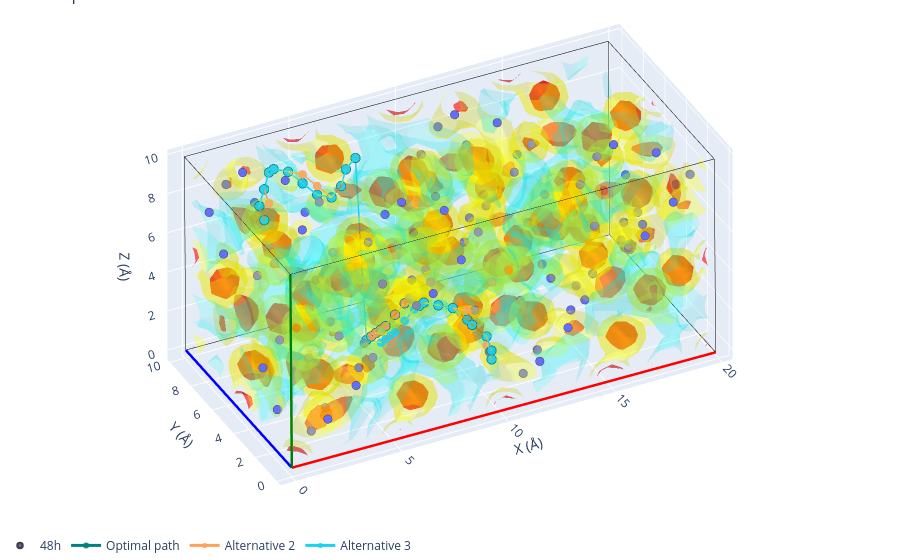
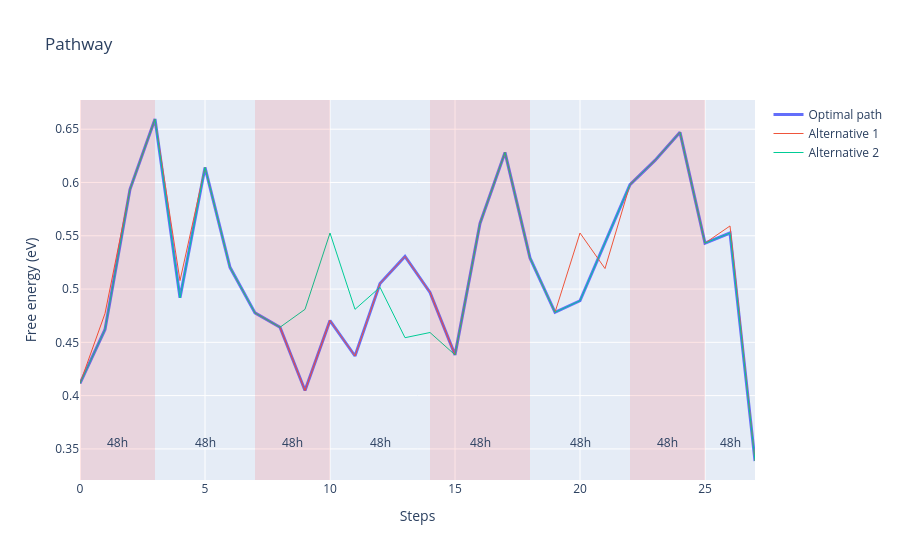

Notebook code for these charts, in order:
### Markdown cell above
Plot the paths.

### Code cell
fig1 = volume.plot_3d(paths=(best_path, *other_paths), structure=sites)
fig1.show()

fig2 = best_path.plot_energy_along_path(structure=sites, other_paths=other_paths)
fig2.show()

### Figure 1 — Plotly figure (JSON) as saved in the notebook; plotly's stock layout.template omitted (floating-point values rounded to 4 significant figures; data arrays with more than 128 entries replaced by an {"elided": "..."} marker saying what was removed)
{"data": [{"line": {"color": "red", "width": 5}, "mode": "lines", "showlegend": false, "type": "scatter3d", "x": [0.0, 19.87], "y": [0.0, 0.006208], "z": [0.0, -0.1473]}, {"line": {"color": "blue", "width": 5}, "mode": "lines", "showlegend": false, "type": "scatter3d", "x": [0.0, 0.005318], "y": [0.0, 9.919], "z": [0.0, -0.02126]}, {"line": {"color": "green", "width": 5}, "mode": "lines", "showlegend": false, "type": "scatter3d", "x": [0.0, -0.07517], "y": [0.0, -0.01577], "z": [0.0, 9.916]}, {"line": {"color": "black", "width": 1}, "mode": "lines", "showlegend": false, "type": "scatter3d", "x": [19.87, 19.88], "y": [0.006208, 9.926], "z": [-0.1473, -0.1686]}, {"line": {"color": "black", "width": 1}, "mode": "lines", "showlegend": false, "type": "scatter3d", "x": [19.87, 19.8], "y": [0.006208, -0.009559], "z": [-0.1473, 9.769]}, {"line": {"color": "black", "width": 1}, "mode": "lines", "showlegend": false, "type": "scatter3d", "x": [0.005318, 19.88], "y": [9.919, 9.926], "z": [-0.02126, -0.1686]}, {"line": {"color": "black", "width": 1}, "mode": "lines", "showlegend": false, "type": "scatter3d", "x": [0.005318, -0.06986], "y": [9.919, 9.904], "z": [-0.02126, 9.895]}, {"line": {"color": "black", "width": 1}, "mode": "lines", "showlegend": false, "type": "scatter3d", "x": [-0.07517, 19.8], "y": [-0.01577, -0.009559], "z": [9.916, 9.769]}, {"line": {"color": "black", "width": 1}, "mode": "lines", "showlegend": false, "type": "scatter3d", "x": [-0.07517, -0.06986], "y": [-0.01577, 9.904], "z": [9.916, 9.895]}, {"line": {"color": "black", "width": 1}, "mode": "lines", "showlegend": false, "type": "scatter3d", "x": [19.8, -0.06986], "y": [9.91, 9.904], "z": [9.748, 9.895]}, {"line": {"color": "black", "width": 1}, "mode": "lines", "showlegend": false, "type": "scatter3d", "x": [19.8, 19.8], "y": [9.91, -0.009559], "z": [9.748, 9.769]}, {"line": {"color": "black", "width": 1}, "mode": "lines", "showlegend": false, "type": "scatter3d", "x": [19.8, 19.88], "y": [9.91, 9.926], "z": [9.748, -0.1686]}, {"color": "red", "i": {"elided": "4667 int values"}, "j": {"elided": "4667 int values"}, "k": {"elided": "4667 int values"}, "name": "isoval=np.float64(87.0)", "opacity": 0.6, "showlegend": false, "type": "mesh3d", "x": {"elided": "2731 float values"}, "y": {"elided": "2731 float values"}, "z": {"elided": "2731 float values"}}, {"color": "yellow", "i": {"elided": "15713 int values"}, "j": {"elided": "15713 int values"}, "k": {"elided": "15713 int values"}, "name": "isoval=np.float64(34.800000000000004)", "opacity": 0.3, "showlegend": false, "type": "mesh3d", "x": {"elided": "8644 float values"}, "y": {"elided": "8644 float values"}, "z": {"elided": "8644 float values"}}, {"color": "cyan", "i": {"elided": "11406 int values"}, "j": {"elided": "11406 int values"}, "k": {"elided": "11406 int values"}, "name": "isoval=np.float64(2.436)", "opacity": 0.15, "showlegend": false, "type": "mesh3d", "x": {"elided": "6306 float values"}, "y": {"elided": "6306 float values"}, "z": {"elided": "6306 float values"}}, {"line": {"color": "red", "width": 5}, "mode": "lines", "showlegend": false, "type": "scatter3d", "x": [0.0, 19.87], "y": [0.0, 0.006208], "z": [0.0, -0.1473]}, {"line": {"color": "blue", "width": 5}, "mode": "lines", "showlegend": false, "type": "scatter3d", "x": [0.0, 0.005318], "y": [0.0, 9.919], "z": [0.0, -0.02126]}, {"line": {"color": "green", "width": 5}, "mode": "lines", "showlegend": false, "type": "scatter3d", "x": [0.0, -0.07517], "y": [0.0, -0.01577], "z": [0.0, 9.916]}, {"line": {"color": "black", "width": 1}, "mode": "lines", "showlegend": false, "type": "scatter3d", "x": [19.87, 19.88], "y": [0.006208, 9.926], "z": [-0.1473, -0.1686]}, {"line": {"color": "black", "width": 1}, "mode": "lines", "showlegend": false, "type": "scatter3d", "x": [19.87, 19.8], "y": [0.006208, -0.009559], "z": [-0.1473, 9.769]}, {"line": {"color": "black", "width": 1}, "mode": "lines", "showlegend": false, "type": "scatter3d", "x": [0.005318, 19.88], "y": [9.919, 9.926], "z": [-0.02126, -0.1686]}, {"line": {"color": "black", "width": 1}, "mode": "lines", "showlegend": false, "type": "scatter3d", "x": [0.005318, -0.06986], "y": [9.919, 9.904], "z": [-0.02126, 9.895]}, {"line": {"color": "black", "width": 1}, "mode": "lines", "showlegend": false, "type": "scatter3d", "x": [-0.07517, 19.8], "y": [-0.01577, -0.009559], "z": [9.916, 9.769]}, {"line": {"color": "black", "width": 1}, "mode": "lines", "showlegend": false, "type": "scatter3d", "x": [-0.07517, -0.06986], "y": [-0.01577, 9.904], "z": [9.916, 9.895]}, {"line": {"color": "black", "width": 1}, "mode": "lines", "showlegend": false, "type": "scatter3d", "x": [19.8, -0.06986], "y": [9.91, 9.904], "z": [9.748, 9.895]}, {"line": {"color": "black", "width": 1}, "mode": "lines", "showlegend": false, "type": "scatter3d", "x": [19.8, 19.8], "y": [9.91, -0.009559], "z": [9.748, 9.769]}, {"line": {"color": "black", "width": 1}, "mode": "lines", "showlegend": false, "type": "scatter3d", "x": [19.8, 19.88], "y": [9.91, 9.926], "z": [9.748, -0.1686]}, {"legendgroup": "48h", "marker": {"color": "#636EFA", "line": {"width": 2.5}, "size": 5}, "mode": "markers", "name": "48h", "showlegend": true, "type": "scatter3d", "x": [1.818], "y": [1.815], "z": [0.2206]}, {"legendgroup": "48h", "marker": {"color": "#636EFA", "line": {"width": 2.5}, "size": 5}, "mode": "markers", "name": "48h", "showlegend": false, "type": "scatter3d", "x": [11.75], "y": [1.819], "z": [0.147]}, {"legendgroup": "48h", "marker": {"color": "#636EFA", "line": {"width": 2.5}, "size": 5}, "mode": "markers", "name": "48h", "showlegend": false, "type": "scatter3d", "x": [1.783], "y": [6.767], "z": [5.168]}, {"legendgroup": "48h", "marker": {"color": "#636EFA", "line": {"width": 2.5}, "size": 5}, "mode": "markers", "name": "48h", "showlegend": false, "type": "scatter3d", "x": [11.72], "y": [6.77], "z": [5.094]}, {"legendgroup": "48h", "marker": {"color": "#636EFA", "line": {"width": 2.5}, "size": 5}, "mode": "markers", "name": "48h", "showlegend": false, "type": "scatter3d", "x": [6.748], "y": [1.809], "z": [5.142]}, {"legendgroup": "48h", "marker": {"color": "#636EFA", "line": {"width": 2.5}, "size": 5}, "mode": "markers", "name": "48h", "showlegend": false, "type": "scatter3d", "x": [16.68], "y": [1.812], "z": [5.068]}, {"legendgroup": "48h", "marker": {"color": "#636EFA", "line": {"width": 2.5}, "size": 5}, "mode": "markers", "name": "48h", "showlegend": false, "type": "scatter3d", "x": [6.789], "y": [6.777], "z": [0.1732]}, {"legendgroup": "48h", "marker": {"color": "#636EFA", "line": {"width": 2.5}, "size": 5}, "mode": "markers", "name": "48h", "showlegend": false, "type": "scatter3d", "x": [16.73], "y": [6.78], "z": [0.09949]}, {"legendgroup": "48h", "marker": {"color": "#636EFA", "line": {"width": 2.5}, "size": 5}, "mode": "markers", "name": "48h", "showlegend": false, "type": "scatter3d", "x": [9.638], "y": [1.805], "z": [8.026]}, {"legendgroup": "48h", "marker": {"color": "#636EFA", "line": {"width": 2.5}, "size": 5}, "mode": "markers", "name": "48h", "showlegend": false, "type": "scatter3d", "x": [19.57], "y": [1.809], "z": [7.952]}, {"legendgroup": "48h", "marker": {"color": "#636EFA", "line": {"width": 2.5}, "size": 5}, "mode": "markers", "name": "48h", "showlegend": false, "type": "scatter3d", "x": [9.678], "y": [6.773], "z": [3.057]}, {"legendgroup": "48h", "marker": {"color": "#636EFA", "line": {"width": 2.5}, "size": 5}, "mode": "markers", "name": "48h", "showlegend": false, "type": "scatter3d", "x": [19.61], "y": [6.776], "z": [2.983]}, {"legendgroup": "48h", "marker": {"color": "#636EFA", "line": {"width": 2.5}, "size": 5}, "mode": "markers", "name": "48h", "showlegend": false, "type": "scatter3d", "x": [4.707], "y": [1.812], "z": [3.104]}, {"legendgroup": "48h", "marker": {"color": "#636EFA", "line": {"width": 2.5}, "size": 5}, "mode": "markers", "name": "48h", "showlegend": false, "type": "scatter3d", "x": [14.64], "y": [1.815], "z": [3.031]}, {"legendgroup": "48h", "marker": {"color": "#636EFA", "line": {"width": 2.5}, "size": 5}, "mode": "markers", "name": "48h", "showlegend": false, "type": "scatter3d", "x": [4.672], "y": [6.764], "z": [8.052]}, {"legendgroup": "48h", "marker": {"color": "#636EFA", "line": {"width": 2.5}, "size": 5}, "mode": "markers", "name": "48h", "showlegend": false, "type": "scatter3d", "x": [14.61], "y": [6.767], "z": [7.978]}, {"legendgroup": "48h", "marker": {"color": "#636EFA", "line": {"width": 2.5}, "size": 5}, "mode": "markers", "name": "48h", "showlegend": false, "type": "scatter3d", "x": [8.057], "y": [0.2277], "z": [8.041]}, {"legendgroup": "48h", "marker": {"color": "#636EFA", "line": {"width": 2.5}, "size": 5}, "mode": "markers", "name": "48h", "showlegend": false, "type": "scatter3d", "x": [17.99], "y": [0.2308], "z": [7.967]}, {"legendgroup": "48h", "marker": {"color": "#636EFA", "line": {"width": 2.5}, "size": 5}, "mode": "markers", "name": "48h", "showlegend": false, "type": "scatter3d", "x": [8.097], "y": [5.195], "z": [3.072]}, {"legendgroup": "48h", "marker": {"color": "#636EFA", "line": {"width": 2.5}, "size": 5}, "mode": "markers", "name": "48h", "showlegend": false, "type": "scatter3d", "x": [18.03], "y": [5.198], "z": [2.998]}, {"legendgroup": "48h", "marker": {"color": "#636EFA", "line": {"width": 2.5}, "size": 5}, "mode": "markers", "name": "48h", "showlegend": false, "type": "scatter3d", "x": [3.126], "y": [0.2341], "z": [3.12]}, {"legendgroup": "48h", "marker": {"color": "#636EFA", "line": {"width": 2.5}, "size": 5}, "mode": "markers", "name": "48h", "showlegend": false, "type": "scatter3d", "x": [13.06], "y": [0.2372], "z": [3.046]}, {"legendgroup": "48h", "marker": {"color": "#636EFA", "line": {"width": 2.5}, "size": 5}, "mode": "markers", "name": "48h", "showlegend": false, "type": "scatter3d", "x": [3.091], "y": [5.186], "z": [8.067]}, {"legendgroup": "48h", "marker": {"color": "#636EFA", "line": {"width": 2.5}, "size": 5}, "mode": "markers", "name": "48h", "showlegend": false, "type": "scatter3d", "x": [13.03], "y": [5.189], "z": [7.993]}, {"legendgroup": "48h", "marker": {"color": "#636EFA", "line": {"width": 2.5}, "size": 5}, "mode": "markers", "name": "48h", "showlegend": false, "type": "scatter3d", "x": [8.046], "y": [1.802], "z": [9.614]}, {"legendgroup": "48h", "marker": {"color": "#636EFA", "line": {"width": 2.5}, "size": 5}, "mode": "markers", "name": "48h", "showlegend": false, "type": "scatter3d", "x": [17.98], "y": [1.806], "z": [9.54]}, {"legendgroup": "48h", "marker": {"color": "#636EFA", "line": {"width": 2.5}, "size": 5}, "mode": "markers", "name": "48h", "showlegend": false, "type": "scatter3d", "x": [8.086], "y": [6.77], "z": [4.645]}, {"legendgroup": "48h", "marker": {"color": "#636EFA", "line": {"width": 2.5}, "size": 5}, "mode": "markers", "name": "48h", "showlegend": false, "type": "scatter3d", "x": [18.02], "y": [6.773], "z": [4.572]}, {"legendgroup": "48h", "marker": {"color": "#636EFA", "line": {"width": 2.5}, "size": 5}, "mode": "markers", "name": "48h", "showlegend": false, "type": "scatter3d", "x": [3.115], "y": [1.809], "z": [4.693]}, {"legendgroup": "48h", "marker": {"color": "#636EFA", "line": {"width": 2.5}, "size": 5}, "mode": "markers", "name": "48h", "showlegend": false, "type": "scatter3d", "x": [13.05], "y": [1.812], "z": [4.619]}, {"legendgroup": "48h", "marker": {"color": "#636EFA", "line": {"width": 2.5}, "size": 5}, "mode": "markers", "name": "48h", "showlegend": false, "type": "scatter3d", "x": [3.08], "y": [6.761], "z": [9.64]}, {"legendgroup": "48h", "marker": {"color": "#636EFA", "line": {"width": 2.5}, "size": 5}, "mode": "markers", "name": "48h", "showlegend": false, "type": "scatter3d", "x": [13.02], "y": [6.764], "z": [9.567]}, {"legendgroup": "48h", "marker": {"color": "#636EFA", "line": {"width": 2.5}, "size": 5}, "mode": "markers", "name": "48h", "showlegend": false, "type": "scatter3d", "x": [1.762], "y": [9.669], "z": [8.067]}, {"legendgroup": "48h", "marker": {"color": "#636EFA", "line": {"width": 2.5}, "size": 5}, "mode": "markers", "name": "48h", "showlegend": false, "type": "scatter3d", "x": [11.7], "y": [9.672], "z": [7.994]}, {"legendgroup": "48h", "marker": {"color": "#636EFA", "line": {"width": 2.5}, "size": 5}, "mode": "markers", "name": "48h", "showlegend": false, "type": "scatter3d", "x": [1.797], "y": [4.717], "z": [3.12]}, {"legendgroup": "48h", "marker": {"color": "#636EFA", "line": {"width": 2.5}, "size": 5}, "mode": "markers", "name": "48h", "showlegend": false, "type": "scatter3d", "x": [11.73], "y": [4.72], "z": [3.046]}, {"legendgroup": "48h", "marker": {"color": "#636EFA", "line": {"width": 2.5}, "size": 5}, "mode": "markers", "name": "48h", "showlegend": false, "type": "scatter3d", "x": [6.768], "y": [9.678], "z": [3.072]}, {"legendgroup": "48h", "marker": {"color": "#636EFA", "line": {"width": 2.5}, "size": 5}, "mode": "markers", "name": "48h", "showlegend": false, "type": "scatter3d", "x": [16.7], "y": [9.682], "z": [2.999]}, {"legendgroup": "48h", "marker": {"color": "#636EFA", "line": {"width": 2.5}, "size": 5}, "mode": "markers", "name": "48h", "showlegend": false, "type": "scatter3d", "x": [6.728], "y": [4.711], "z": [8.041]}, {"legendgroup": "48h", "marker": {"color": "#636EFA", "line": {"width": 2.5}, "size": 5}, "mode": "markers", "name": "48h", "showlegend": false, "type": "scatter3d", "x": [16.66], "y": [4.714], "z": [7.967]}, {"legendgroup": "48h", "marker": {"color": "#636EFA", "line": {"width": 2.5}, "size": 5}, "mode": "markers", "name": "48h", "showlegend": false, "type": "scatter3d", "x": [0.1814], "y": [8.091], "z": [8.082]}, {"legendgroup": "48h", "marker": {"color": "#636EFA", "line": {"width": 2.5}, "size": 5}, "mode": "markers", "name": "48h", "showlegend": false, "type": "scatter3d", "x": [10.12], "y": [8.094], "z": [8.009]}, {"legendgroup": "48h", "marker": {"color": "#636EFA", "line": {"width": 2.5}, "size": 5}, "mode": "markers", "name": "48h", "showlegend": false, "type": "scatter3d", "x": [0.2163], "y": [3.14], "z": [3.135]}, {"legendgroup": "48h", "marker": {"color": "#636EFA", "line": {"width": 2.5}, "size": 5}, "mode": "markers", "name": "48h", "showlegend": false, "type": "scatter3d", "x": [10.15], "y": [3.143], "z": [3.061]}, {"legendgroup": "48h", "marker": {"color": "#636EFA", "line": {"width": 2.5}, "size": 5}, "mode": "markers", "name": "48h", "showlegend": false, "type": "scatter3d", "x": [5.187], "y": [8.101], "z": [3.087]}, {"legendgroup": "48h", "marker": {"color": "#636EFA", "line": {"width": 2.5}, "size": 5}, "mode": "markers", "name": "48h", "showlegend": false, "type": "scatter3d", "x": [15.12], "y": [8.104], "z": [3.014]}, {"legendgroup": "48h", "marker": {"color": "#636EFA", "line": {"width": 2.5}, "size": 5}, "mode": "markers", "name": "48h", "showlegend": false, "type": "scatter3d", "x": [5.147], "y": [3.133], "z": [8.056]}, {"legendgroup": "48h", "marker": {"color": "#636EFA", "line": {"width": 2.5}, "size": 5}, "mode": "markers", "name": "48h", "showlegend": false, "type": "scatter3d", "x": [15.08], "y": [3.136], "z": [7.982]}, {"legendgroup": "48h", "marker": {"color": "#636EFA", "line": {"width": 2.5}, "size": 5}, "mode": "markers", "name": "48h", "showlegend": false, "type": "scatter3d", "x": [1.749], "y": [8.089], "z": [9.647]}, {"legendgroup": "48h", "marker": {"color": "#636EFA", "line": {"width": 2.5}, "size": 5}, "mode": "markers", "name": "48h", "showlegend": false, "type": "scatter3d", "x": [11.69], "y": [8.092], "z": [9.574]}, {"legendgroup": "48h", "marker": {"color": "#636EFA", "line": {"width": 2.5}, "size": 5}, "mode": "markers", "name": "48h", "showlegend": false, "type": "scatter3d", "x": [1.784], "y": [3.138], "z": [4.7]}, {"legendgroup": "48h", "marker": {"color": "#636EFA", "line": {"width": 2.5}, "size": 5}, "mode": "markers", "name": "48h", "showlegend": false, "type": "scatter3d", "x": [11.72], "y": [3.141], "z": [4.626]}, {"legendgroup": "48h", "marker": {"color": "#636EFA", "line": {"width": 2.5}, "size": 5}, "mode": "markers", "name": "48h", "showlegend": false, "type": "scatter3d", "x": [6.755], "y": [8.099], "z": [4.652]}, {"legendgroup": "48h", "marker": {"color": "#636EFA", "line": {"width": 2.5}, "size": 5}, "mode": "markers", "name": "48h", "showlegend": false, "type": "scatter3d", "x": [16.69], "y": [8.102], "z": [4.579]}, {"legendgroup": "48h", "marker": {"color": "#636EFA", "line": {"width": 2.5}, "size": 5}, "mode": "markers", "name": "48h", "showlegend": false, "type": "scatter3d", "x": [6.715], "y": [3.131], "z": [9.621]}, {"legendgroup": "48h", "marker": {"color": "#636EFA", "line": {"width": 2.5}, "size": 5}, "mode": "markers", "name": "48h", "showlegend": false, "type": "scatter3d", "x": [16.65], "y": [3.134], "z": [9.547]}, {"legendgroup": "48h", "marker": {"color": "#636EFA", "line": {"width": 2.5}, "size": 5}, "mode": "markers", "name": "48h", "showlegend": false, "type": "scatter3d", "x": [1.805], "y": [0.2357], "z": [1.801]}, {"legendgroup": "48h", "marker": {"color": "#636EFA", "line": {"width": 2.5}, "size": 5}, "mode": "markers", "name": "48h", "showlegend": false, "type": "scatter3d", "x": [11.74], "y": [0.2389], "z": [1.727]}, {"legendgroup": "48h", "marker": {"color": "#636EFA", "line": {"width": 2.5}, "size": 5}, "mode": "markers", "name": "48h", "showlegend": false, "type": "scatter3d", "x": [1.77], "y": [5.188], "z": [6.748]}, {"legendgroup": "48h", "marker": {"color": "#636EFA", "line": {"width": 2.5}, "size": 5}, "mode": "markers", "name": "48h", "showlegend": false, "type": "scatter3d", "x": [11.71], "y": [5.191], "z": [6.674]}, {"legendgroup": "48h", "marker": {"color": "#636EFA", "line": {"width": 2.5}, "size": 5}, "mode": "markers", "name": "48h", "showlegend": false, "type": "scatter3d", "x": [6.735], "y": [0.2294], "z": [6.722]}, {"legendgroup": "48h", "marker": {"color": "#636EFA", "line": {"width": 2.5}, "size": 5}, "mode": "markers", "name": "48h", "showlegend": false, "type": "scatter3d", "x": [16.67], "y": [0.2325], "z": [6.648]}, {"legendgroup": "48h", "marker": {"color": "#636EFA", "line": {"width": 2.5}, "size": 5}, "mode": "markers", "name": "48h", "showlegend": false, "type": "scatter3d", "x": [6.776], "y": [5.197], "z": [1.753]}, {"legendgroup": "48h", "marker": {"color": "#636EFA", "line": {"width": 2.5}, "size": 5}, "mode": "markers", "name": "48h", "showlegend": false, "type": "scatter3d", "x": [16.71], "y": [5.2], "z": [1.68]}, {"legendgroup": "48h", "marker": {"color": "#636EFA", "line": {"width": 2.5}, "size": 5}, "mode": "markers", "name": "48h", "showlegend": false, "type": "scatter3d", "x": [0.2257], "y": [1.812], "z": [1.809]}, {"legendgroup": "48h", "marker": {"color": "#636EFA", "line": {"width": 2.5}, "size": 5}, "mode": "markers", "name": "48h", "showlegend": false, "type": "scatter3d", "x": [10.16], "y": [1.816], "z": [1.735]}, {"legendgroup": "48h", "marker": {"color": "#636EFA", "line": {"width": 2.5}, "size": 5}, "mode": "markers", "name": "48h", "showlegend": false, "type": "scatter3d", "x": [0.1908], "y": [6.764], "z": [6.756]}, {"legendgroup": "48h", "marker": {"color": "#636EFA", "line": {"width": 2.5}, "size": 5}, "mode": "markers", "name": "48h", "showlegend": false, "type": "scatter3d", "x": [10.13], "y": [6.767], "z": [6.683]}, {"legendgroup": "48h", "marker": {"color": "#636EFA", "line": {"width": 2.5}, "size": 5}, "mode": "markers", "name": "48h", "showlegend": false, "type": "scatter3d", "x": [5.156], "y": [1.806], "z": [6.73]}, {"legendgroup": "48h", "marker": {"color": "#636EFA", "line": {"width": 2.5}, "size": 5}, "mode": "markers", "name": "48h", "showlegend": false, "type": "scatter3d", "x": [15.09], "y": [1.809], "z": [6.657]}, {"legendgroup": "48h", "marker": {"color": "#636EFA", "line": {"width": 2.5}, "size": 5}, "mode": "markers", "name": "48h", "showlegend": false, "type": "scatter3d", "x": [5.197], "y": [6.774], "z": [1.762]}, {"legendgroup": "48h", "marker": {"color": "#636EFA", "line": {"width": 2.5}, "size": 5}, "mode": "markers", "name": "48h", "showlegend": false, "type": "scatter3d", "x": [15.13], "y": [6.777], "z": [1.688]}, {"legendgroup": "48h", "marker": {"color": "#636EFA", "line": {"width": 2.5}, "size": 5}, "mode": "markers", "name": "48h", "showlegend": false, "type": "scatter3d", "x": [9.689], "y": [8.104], "z": [1.725]}, {"legendgroup": "48h", "marker": {"color": "#636EFA", "line": {"width": 2.5}, "size": 5}, "mode": "markers", "name": "48h", "showlegend": false, "type": "scatter3d", "x": [19.63], "y": [8.107], "z": [1.652]}, {"legendgroup": "48h", "marker": {"color": "#636EFA", "line": {"width": 2.5}, "size": 5}, "mode": "markers", "name": "48h", "showlegend": false, "type": "scatter3d", "x": [9.648], "y": [3.137], "z": [6.694]}, {"legendgroup": "48h", "marker": {"color": "#636EFA", "line": {"width": 2.5}, "size": 5}, "mode": "markers", "name": "48h", "showlegend": false, "type": "scatter3d", "x": [19.59], "y": [3.14], "z": [6.62]}, {"legendgroup": "48h", "marker": {"color": "#636EFA", "line": {"width": 2.5}, "size": 5}, "mode": "markers", "name": "48h", "showlegend": false, "type": "scatter3d", "x": [4.683], "y": [8.095], "z": [6.72]}, {"legendgroup": "48h", "marker": {"color": "#636EFA", "line": {"width": 2.5}, "size": 5}, "mode": "markers", "name": "48h", "showlegend": false, "type": "scatter3d", "x": [14.62], "y": [8.098], "z": [6.647]}, {"legendgroup": "48h", "marker": {"color": "#636EFA", "line": {"width": 2.5}, "size": 5}, "mode": "markers", "name": "48h", "showlegend": false, "type": "scatter3d", "x": [4.718], "y": [3.143], "z": [1.773]}, {"legendgroup": "48h", "marker": {"color": "#636EFA", "line": {"width": 2.5}, "size": 5}, "mode": "markers", "name": "48h", "showlegend": false, "type": "scatter3d", "x": [14.65], "y": [3.146], "z": [1.699]}, {"legendgroup": "48h", "marker": {"color": "#636EFA", "line": {"width": 2.5}, "size": 5}, "mode": "markers", "name": "48h", "showlegend": false, "type": "scatter3d", "x": [8.11], "y": [9.681], "z": [1.734]}, {"legendgroup": "48h", "marker": {"color": "#636EFA", "line": {"width": 2.5}, "size": 5}, "mode": "markers", "name": "48h", "showlegend": false, "type": "scatter3d", "x": [18.05], "y": [9.684], "z": [1.66]}, {"legendgroup": "48h", "marker": {"color": "#636EFA", "line": {"width": 2.5}, "size": 5}, "mode": "markers", "name": "48h", "showlegend": false, "type": "scatter3d", "x": [8.069], "y": [4.713], "z": [6.702]}, {"legendgroup": "48h", "marker": {"color": "#636EFA", "line": {"width": 2.5}, "size": 5}, "mode": "markers", "name": "48h", "showlegend": false, "type": "scatter3d", "x": [18.01], "y": [4.717], "z": [6.629]}, {"legendgroup": "48h", "marker": {"color": "#636EFA", "line": {"width": 2.5}, "size": 5}, "mode": "markers", "name": "48h", "showlegend": false, "type": "scatter3d", "x": [3.104], "y": [9.672], "z": [6.729]}, {"legendgroup": "48h", "marker": {"color": "#636EFA", "line": {"width": 2.5}, "size": 5}, "mode": "markers", "name": "48h", "showlegend": false, "type": "scatter3d", "x": [13.04], "y": [9.675], "z": [6.655]}, {"legendgroup": "48h", "marker": {"color": "#636EFA", "line": {"width": 2.5}, "size": 5}, "mode": "markers", "name": "48h", "showlegend": false, "type": "scatter3d", "x": [3.139], "y": [4.72], "z": [1.781]}, {"legendgroup": "48h", "marker": {"color": "#636EFA", "line": {"width": 2.5}, "size": 5}, "mode": "markers", "name": "48h", "showlegend": false, "type": "scatter3d", "x": [13.08], "y": [4.723], "z": [1.708]}, {"legendgroup": "48h", "marker": {"color": "#636EFA", "line": {"width": 2.5}, "size": 5}, "mode": "markers", "name": "48h", "showlegend": false, "type": "scatter3d", "x": [8.121], "y": [8.106], "z": [0.1604]}, {"legendgroup": "48h", "marker": {"color": "#636EFA", "line": {"width": 2.5}, "size": 5}, "mode": "markers", "name": "48h", "showlegend": false, "type": "scatter3d", "x": [18.06], "y": [8.109], "z": [0.08677]}, {"legendgroup": "48h", "marker": {"color": "#636EFA", "line": {"width": 2.5}, "size": 5}, "mode": "markers", "name": "48h", "showlegend": false, "type": "scatter3d", "x": [8.08], "y": [3.139], "z": [5.129]}, {"legendgroup": "48h", "marker": {"color": "#636EFA", "line": {"width": 2.5}, "size": 5}, "mode": "markers", "name": "48h", "showlegend": false, "type": "scatter3d", "x": [18.02], "y": [3.142], "z": [5.055]}, {"legendgroup": "48h", "marker": {"color": "#636EFA", "line": {"width": 2.5}, "size": 5}, "mode": "markers", "name": "48h", "showlegend": false, "type": "scatter3d", "x": [3.115], "y": [8.097], "z": [5.155]}, {"legendgroup": "48h", "marker": {"color": "#636EFA", "line": {"width": 2.5}, "size": 5}, "mode": "markers", "name": "48h", "showlegend": false, "type": "scatter3d", "x": [13.05], "y": [8.1], "z": [5.082]}, {"legendgroup": "48h", "marker": {"color": "#636EFA", "line": {"width": 2.5}, "size": 5}, "mode": "markers", "name": "48h", "showlegend": false, "type": "scatter3d", "x": [3.15], "y": [3.145], "z": [0.2079]}, {"legendgroup": "48h", "marker": {"color": "#636EFA", "line": {"width": 2.5}, "size": 5}, "mode": "markers", "name": "48h", "showlegend": false, "type": "scatter3d", "x": [13.09], "y": [3.148], "z": [0.1342]}, {"line": {"width": 3}, "marker": {"color": "teal", "opacity": 0.9, "size": 6, "symbol": "circle"}, "mode": "markers+lines", "name": "Optimal path", "type": "scatter3d", "x": [10.15, 10.15, 10.14, 9.69, 9.69, 9.235, 8.784, 8.332, 8.336, 7.885, 7.436, 6.988, 6.992, 6.995, 6.999, 7.003, 6.479, 6.031, 5.583, 5.134, 4.683, 4.228, 3.773, 3.322, 3.326, 2.877, 2.429, 2.432], "y": [1.579, 1.578, 2.028, 2.478, 2.929, 3.379, 3.83, 4.281, 4.732, 5.183, 5.184, 5.184, 5.636, 6.087, 6.539, 6.991, 6.975, 6.976, 6.526, 6.526, 6.977, 7.427, 7.877, 8.328, 8.779, 8.329, 7.879, 7.429], "z": [1.499, 1.95, 2.399, 2.852, 2.852, 3.305, 3.307, 3.309, 2.858, 2.86, 2.413, 1.965, 1.514, 1.062, 0.6102, 0.1585, 9.627, 9.18, 8.733, 8.286, 8.288, 8.742, 9.195, 9.197, 8.745, 8.299, 7.853, 7.403]}, {"line": {"width": 3}, "marker": {"opacity": 0.9, "size": 5, "symbol": "circle"}, "mode": "markers+lines", "name": "Alternative 2", "type": "scatter3d", "x": [10.15, 10.15, 10.14, 9.69, 9.687, 9.235, 8.784, 8.332, 8.336, 7.885, 7.436, 6.988, 6.992, 6.995, 6.999, 7.003, 6.479, 6.031, 5.583, 5.134, 4.68, 4.225, 3.773, 3.322, 3.326, 2.877, 2.88, 2.432], "y": [1.579, 2.029, 2.028, 2.478, 2.928, 3.379, 3.83, 4.281, 4.732, 5.183, 5.184, 5.184, 5.636, 6.087, 6.539, 6.991, 6.975, 6.976, 6.526, 6.526, 6.976, 7.426, 7.877, 8.328, 8.779, 8.329, 7.879, 7.429], "z": [1.499, 1.949, 2.399, 2.852, 3.302, 3.305, 3.307, 3.309, 2.858, 2.86, 2.413, 1.965, 1.514, 1.062, 0.6102, 0.1585, 9.627, 9.18, 8.733, 8.286, 8.739, 9.192, 9.195, 9.197, 8.745, 8.299, 7.849, 7.403]}, {"line": {"width": 3}, "marker": {"opacity": 0.9, "size": 5, "symbol": "circle"}, "mode": "markers+lines", "name": "Alternative 3", "type": "scatter3d", "x": [10.15, 10.15, 10.14, 9.69, 9.69, 9.235, 8.784, 8.332, 8.336, 8.34, 7.892, 7.443, 7.447, 7.451, 7.454, 7.003, 6.479, 6.031, 5.583, 5.134, 4.683, 4.228, 3.773, 3.322, 3.326, 2.877, 2.429, 2.432], "y": [1.579, 1.578, 2.028, 2.478, 2.929, 3.379, 3.83, 4.281, 4.732, 5.184, 5.184, 5.185, 5.637, 6.088, 6.54, 6.991, 6.975, 6.976, 6.526, 6.526, 6.977, 7.427, 7.877, 8.328, 8.779, 8.329, 7.879, 7.429], "z": [1.499, 1.95, 2.399, 2.852, 2.852, 3.305, 3.307, 3.309, 2.858, 2.406, 1.959, 1.511, 1.06, 0.6078, 0.1561, 0.1585, 9.627, 9.18, 8.733, 8.286, 8.288, 8.742, 9.195, 9.197, 8.745, 8.299, 7.853, 7.403]}], "layout": {"legend": {"orientation": "h", "x": 0, "xanchor": "left", "y": -0.1, "yanchor": "bottom"}, "margin": {"b": 0, "l": 0, "r": 0, "t": 0}, "scene": {"aspectmode": "manual", "aspectratio": {"x": 1.987, "y": 0.9919, "z": 0.9916}, "camera": {"eye": {"x": -0.9937, "y": -1.984, "z": 1.487}, "projection": {"type": "orthographic"}}, "xaxis": {"title": {"text": "X (Å)"}}, "yaxis": {"title": {"text": "Y (Å)"}}, "zaxis": {"title": {"text": "Z (Å)"}}}, "showlegend": true, "title": {"text": "3D plot"}}}

### Figure 2 — Plotly figure (JSON) as saved in the notebook; plotly's stock layout.template omitted (floating-point values rounded to 4 significant figures)
{"data": [{"line": {"width": 3}, "mode": "lines", "name": "Optimal path", "type": "scatter", "x": [0, 1, 2, 3, 4, 5, 6, 7, 8, 9, 10, 11, 12, 13, 14, 15, 16, 17, 18, 19, 20, 21, 22, 23, 24, 25, 26, 27], "y": [0.4114, 0.462, 0.5935, 0.6596, 0.4918, 0.6141, 0.5204, 0.4776, 0.4641, 0.4048, 0.4705, 0.4372, 0.5051, 0.5306, 0.4969, 0.4382, 0.5616, 0.6282, 0.5292, 0.4782, 0.489, 0.5431, 0.598, 0.6207, 0.6471, 0.5431, 0.5526, 0.3387]}, {"line": {"width": 1}, "mode": "lines", "name": "Alternative 1", "type": "scatter", "x": [0, 1, 2, 3, 4, 5, 6, 7, 8, 9, 10, 11, 12, 13, 14, 15, 16, 17, 18, 19, 20, 21, 22, 23, 24, 25, 26, 27], "y": [0.4114, 0.4771, 0.5935, 0.6596, 0.5079, 0.6141, 0.5204, 0.4776, 0.4641, 0.4048, 0.4705, 0.4372, 0.5051, 0.5306, 0.4969, 0.4382, 0.5616, 0.6282, 0.5292, 0.4782, 0.5526, 0.5192, 0.598, 0.6207, 0.6471, 0.5431, 0.5592, 0.3387]}, {"line": {"width": 1}, "mode": "lines", "name": "Alternative 2", "type": "scatter", "x": [0, 1, 2, 3, 4, 5, 6, 7, 8, 9, 10, 11, 12, 13, 14, 15, 16, 17, 18, 19, 20, 21, 22, 23, 24, 25, 26, 27], "y": [0.4114, 0.462, 0.5935, 0.6596, 0.4918, 0.6141, 0.5204, 0.4776, 0.4641, 0.481, 0.5526, 0.481, 0.5017, 0.4544, 0.4592, 0.4382, 0.5616, 0.6282, 0.5292, 0.4782, 0.489, 0.5431, 0.598, 0.6207, 0.6471, 0.5431, 0.5526, 0.3387]}], "layout": {"annotations": [{"hovertext": "[10.162176  1.816092  1.816092] Li", "showarrow": false, "text": "48h", "x": 1.5, "xanchor": "center", "y": 0.1, "yanchor": "middle", "yref": "y domain"}, {"hovertext": "[10.162176  3.145908  3.145908] Li", "showarrow": false, "text": "48h", "x": 5.0, "xanchor": "center", "y": 0.1, "yanchor": "middle", "yref": "y domain"}, {"hovertext": "[8.107908 5.200176 3.145908] Li", "showarrow": false, "text": "48h", "x": 8.5, "xanchor": "center", "y": 0.1, "yanchor": "middle", "yref": "y domain"}, {"hovertext": "[6.778092 5.200176 1.816092] Li", "showarrow": false, "text": "48h", "x": 12.0, "xanchor": "center", "y": 0.1, "yanchor": "middle", "yref": "y domain"}, {"hovertext": "[6.778092 6.778092 0.238176] Li", "showarrow": false, "text": "48h", "x": 16.0, "xanchor": "center", "y": 0.1, "yanchor": "middle", "yref": "y domain"}, {"hovertext": "[4.723824 6.778092 8.107908] Li", "showarrow": false, "text": "48h", "x": 20.0, "xanchor": "center", "y": 0.1, "yanchor": "middle", "yref": "y domain"}, {"hovertext": "[1.816092 8.107908 9.685824] Li", "showarrow": false, "text": "48h", "x": 23.5, "xanchor": "center", "y": 0.1, "yanchor": "middle", "yref": "y domain"}, {"hovertext": "[0.238176 8.107908 8.107908] Li", "showarrow": false, "text": "48h", "x": 26.0, "xanchor": "center", "y": 0.1, "yanchor": "middle", "yref": "y domain"}], "shapes": [{"fillcolor": "red", "line": {"width": 0}, "opacity": 0.1, "type": "rect", "x0": 0, "x1": 3, "xref": "x", "y0": 0, "y1": 1, "yref": "y domain"}, {"fillcolor": "red", "line": {"width": 0}, "opacity": 0.1, "type": "rect", "x0": 7, "x1": 10, "xref": "x", "y0": 0, "y1": 1, "yref": "y domain"}, {"fillcolor": "red", "line": {"width": 0}, "opacity": 0.1, "type": "rect", "x0": 14, "x1": 18, "xref": "x", "y0": 0, "y1": 1, "yref": "y domain"}, {"fillcolor": "red", "line": {"width": 0}, "opacity": 0.1, "type": "rect", "x0": 22, "x1": 25, "xref": "x", "y0": 0, "y1": 1, "yref": "y domain"}], "title": {"text": "Pathway"}, "xaxis": {"title": {"text": "Steps"}}, "yaxis": {"title": {"text": "Free energy (eV)"}}}}
